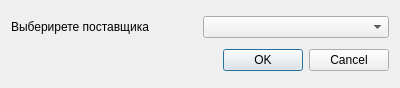
<?xml version="1.0" encoding="UTF-8"?>
<ui version="4.0">
 <class>DeleteFirmDialog</class>
 <widget class="QDialog" name="DeleteFirmDialog">
  <property name="geometry">
   <rect>
    <x>0</x>
    <y>0</y>
    <width>400</width>
    <height>88</height>
   </rect>
  </property>
  <property name="windowTitle">
   <string>Dialog</string>
  </property>
  <layout class="QVBoxLayout" name="verticalLayout_2">
   <item>
    <layout class="QVBoxLayout" name="verticalLayout">
     <item>
      <layout class="QHBoxLayout" name="horizontalLayout">
       <item>
        <widget class="QLabel" name="label">
         <property name="text">
          <string>Выберирете поставщика</string>
         </property>
        </widget>
       </item>
       <item>
        <widget class="QComboBox" name="comboBox"/>
       </item>
      </layout>
     </item>
    </layout>
   </item>
   <item>
    <widget class="QDialogButtonBox" name="buttonBox">
     <property name="orientation">
      <enum>Qt::Horizontal</enum>
     </property>
     <property name="standardButtons">
      <set>QDialogButtonBox::Cancel|QDialogButtonBox::Ok</set>
     </property>
    </widget>
   </item>
  </layout>
 </widget>
 <resources/>
 <connections>
  <connection>
   <sender>buttonBox</sender>
   <signal>accepted()</signal>
   <receiver>DeleteFirmDialog</receiver>
   <slot>accept()</slot>
   <hints>
    <hint type="sourcelabel">
     <x>248</x>
     <y>254</y>
    </hint>
    <hint type="destinationlabel">
     <x>157</x>
     <y>274</y>
    </hint>
   </hints>
  </connection>
  <connection>
   <sender>buttonBox</sender>
   <signal>rejected()</signal>
   <receiver>DeleteFirmDialog</receiver>
   <slot>reject()</slot>
   <hints>
    <hint type="sourcelabel">
     <x>316</x>
     <y>260</y>
    </hint>
    <hint type="destinationlabel">
     <x>286</x>
     <y>274</y>
    </hint>
   </hints>
  </connection>
 </connections>
</ui>
